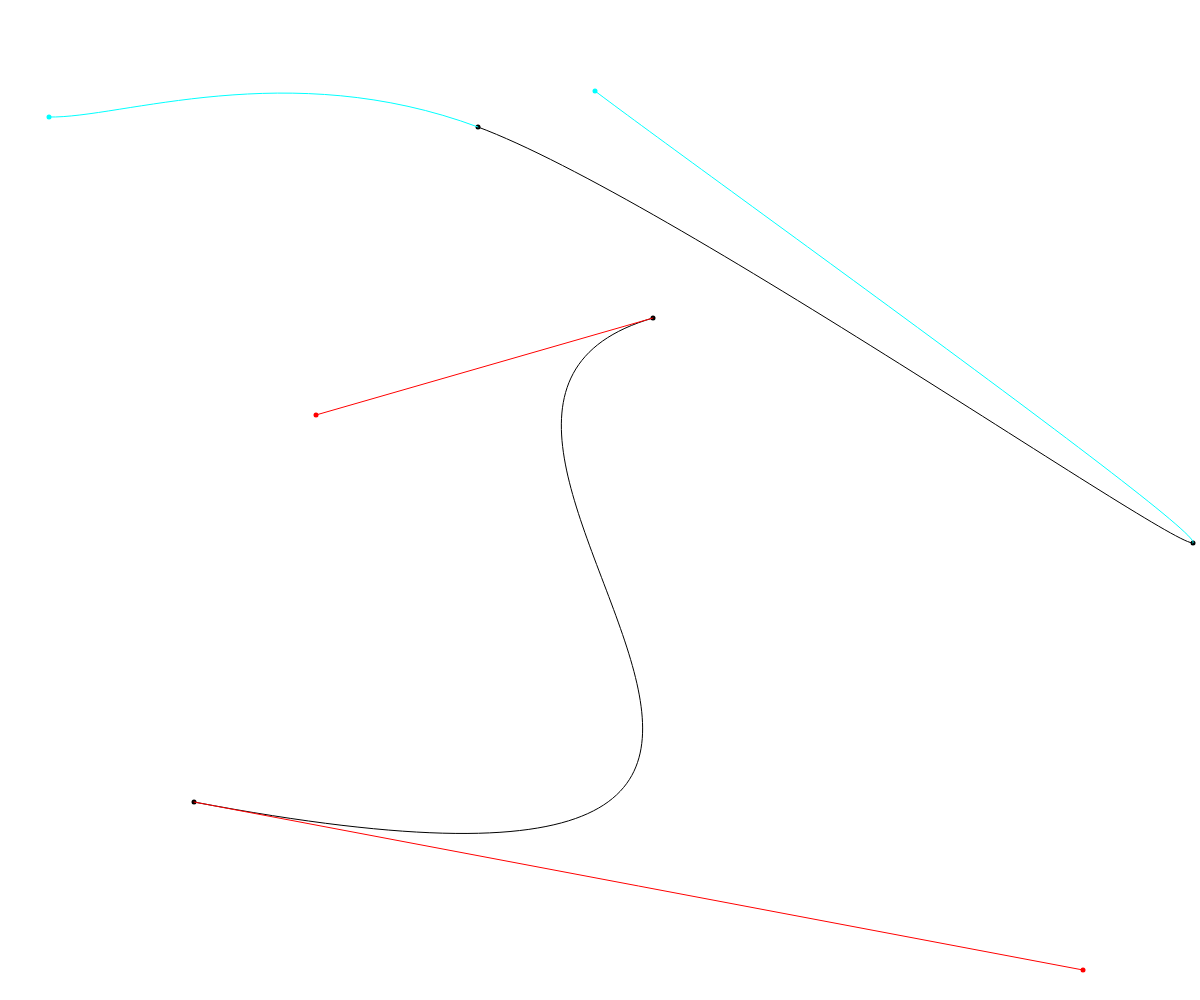
Frame 1 (no input)
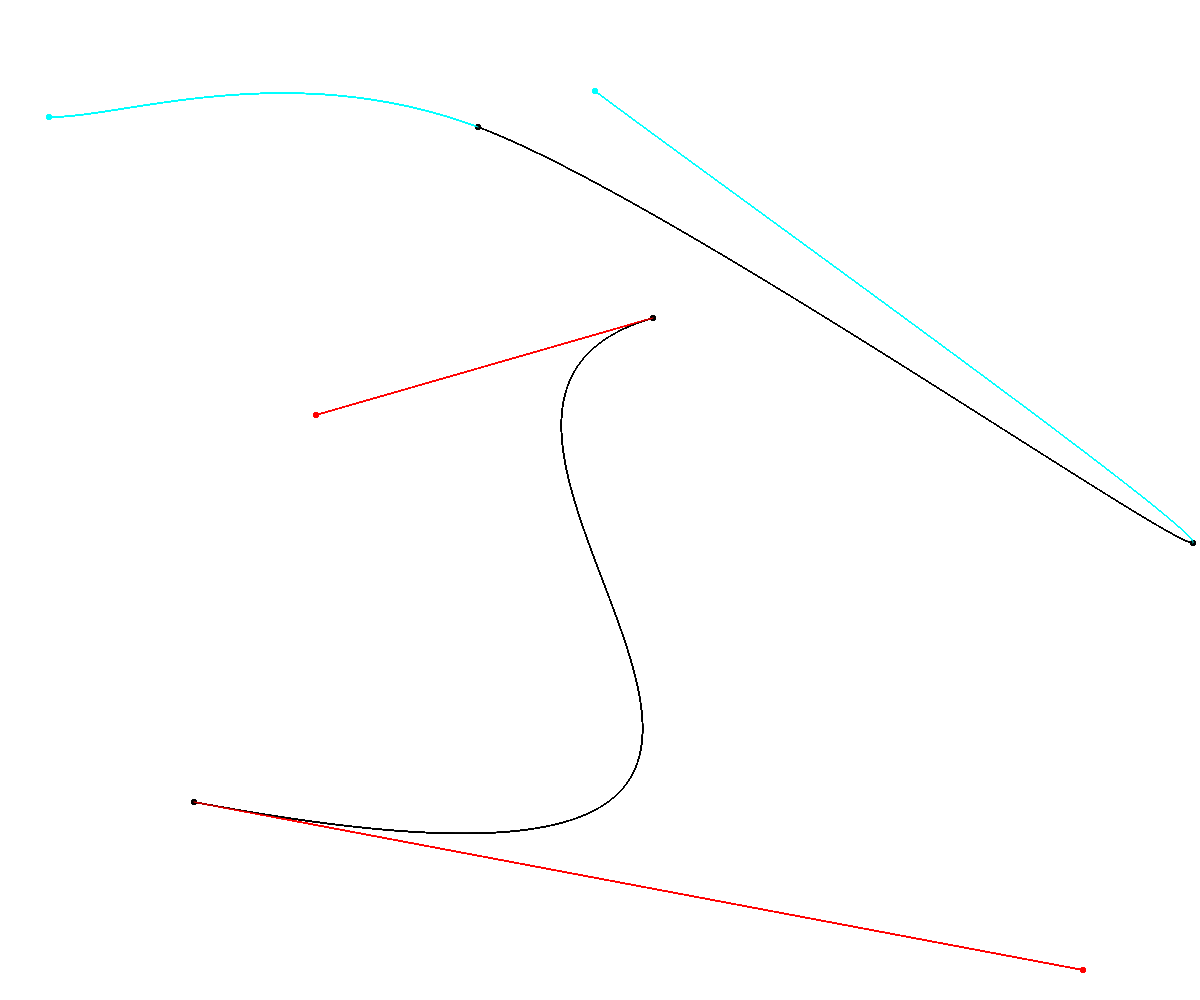
Frame 60 (no input)
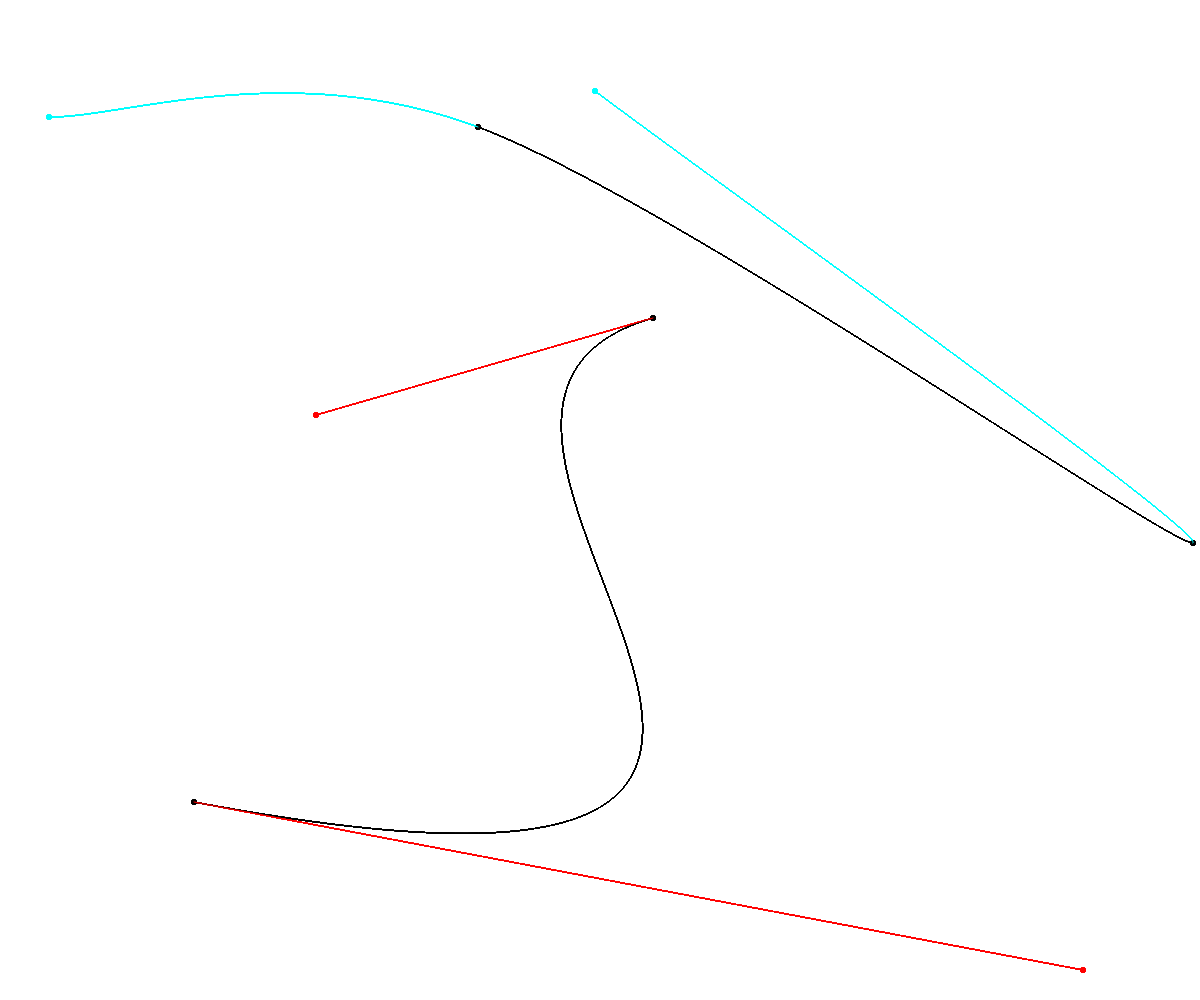
Frame 120 (the mouse pressed at the canvas centre since frame 60)

The p5.js sketch that drew these frames (run headless with seeded random() and noise() and a simulated clock; from frame 60 on, the mouse is pressed at the canvas centre):

// p5.js sketch
// ── sketch.js
bezierPoints = []
curvePoints = []

function setup() {
  createCanvas(windowWidth, windowHeight);
  colorMode(HSB);
  for (i = 0; i < 4; i++) {
    bezierPoints.push(randomPoint(windowWidth, windowHeight));
    curvePoints.push(randomPoint(windowWidth, windowHeight));
  }
  console.log("bezierPoints: " + bezierPoints);
  console.log("curvePoints: " + curvePoints);
}

function randomPoint(w, h) {
  return [randomInt(0, w), randomInt(0, h)];
}

function randomInt(min, max) {
  return Math.floor(Math.random() * (max - min)) + min;
}

function sinWave(min, max, t) {
  let factor = (max-min)/2
  return factor * sin(t) + (min + factor);
}

function drawBezier(points) {
  let [control1, anchor1, anchor2, control2] = points;

  // first draw anchors
  // Draw the anchor points in black.
  stroke(0);
  strokeWeight(5);
  point(anchor1[0], anchor1[1]);
  point(anchor2[0], anchor2[1]);

  // Draw the control points in red.
  stroke(0, 100, 100);
  point(control1[0], control1[1]);
  point(control2[0], control2[1]);

  // Draw a black bezier curve.
  noFill();
  stroke(0);
  strokeWeight(1);
  bezier(anchor1[0], anchor1[1], control1[0], control1[1], control2[0], control2[1], anchor2[0], anchor2[1]);

  // Draw red lines from the anchor points to the control points.
  stroke(0, 100, 100);
  line(anchor1[0], anchor1[1], control1[0], control1[1]);
  line(anchor2[0], anchor2[1], control2[0], control2[1]);
}

function drawCurve(points) {
  let [control1, anchor1, anchor2, control2] = points;

  // first draw anchors
  // Draw the anchor points in black.
  stroke(0);
  strokeWeight(5);
  point(anchor1[0], anchor1[1]);
  point(anchor2[0], anchor2[1]);

  // Draw the control points in not red.
  stroke(180, 100, 100);
  point(control1[0], control1[1]);
  point(control2[0], control2[1]);

  // Draw a black spline curve.
  noFill();
  strokeWeight(1);
  stroke(0);
  curve(control1[0], control1[1], anchor1[0], anchor1[1], anchor2[0], anchor2[1], control2[0], control2[1]);

  // Draw not red spline curves from the anchor points to the control points.
  stroke(180, 100, 100);
  curve(control1[0], control1[1], control1[0], control1[1], anchor1[0], anchor1[1], anchor2[0], anchor2[1]);
  curve(anchor1[0], anchor1[1], anchor2[0], anchor2[1], control2[0], control2[1], control2[0], control2[1]);
}

function draw() {
  drawBezier(bezierPoints);
  drawCurve(curvePoints);
}
